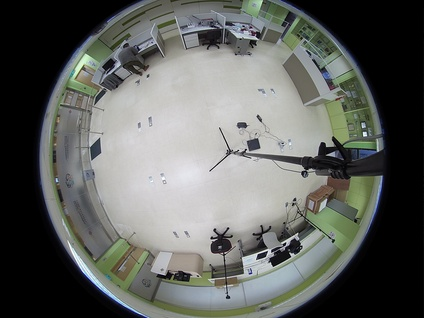
#> input picture input_images/25.jpg, 424 x 318 px, shrunk from 2560 x 1920 before the run
$ python horizontal_expansion_calibrate.py
#> lines starting #> are read from the running program, lines starting #| are printed output that depends on the picture
#> further down, image is the input picture: shape (318, 424, 3); mean B, G, R 95.4, 98.8, 96.5
### Traditional_methods/get_valid_area.py
import cv2
import numpy as np

def get_valid_area(img):
    # 设置灰度阈值
    T = 40

    # 转换为灰度图片
    img_gray = cv2.cvtColor(img, cv2.COLOR_BGR2GRAY)
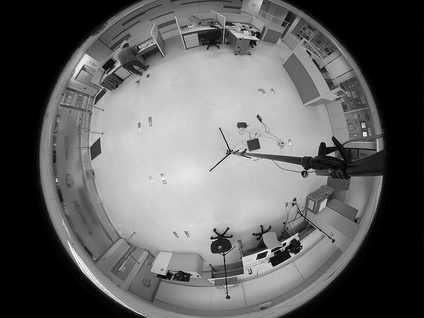
#> img_gray: shape (318, 424); min 0, max 255, mean 97.7
    # 提取原图大小
    rows, cols = img.shape[:2]
#> rows = 318; cols = 424
    print('image shape:',rows, cols)
#| image shape: 318 424


    # 从上向下扫描
    for i in range(0, rows, 1):
        for j in range(0, cols, 1):
            if img_gray[i, j] >= T:
                if img_gray[i + 1, j] >= T:
                    top = i
                    break
        else:
            continue
        break
    #print('top =', top)


    # 从下向上扫描
    for i in range(rows - 1, -1, -1):
        for j in range(0, cols, 1):
            if img_gray[i, j] >= T:
                if img_gray[i - 1, j] >= T:
                    bottom = i
                    break
        else:
            continue
        break
    #print('bottom =', bottom)


    # 从左向右扫描
    for j in range(0, cols, 1):
        for i in range(top, bottom, 1):
            if img_gray[i, j] >= T:
                if img_gray[i, j + 1] >= T:
                    left = j
                    break
        else:
            continue
        break
    #print('left =', left)


    # 从右向左扫描
    for j in range(cols - 1, -1, -1):
        for i in range(top, bottom, 1):
            if img_gray[i, j] >= T:
                if img_gray[i, j - 1] >= T:
                    right = j
                    break
        else:
            continue
        break
    #print('right =', right)


    # 计算有效区域半径
    R = max((bottom - top) / 2, (right - left) / 2)
    #print('R =', R)


    # 提取有效区域
    img_valid = img[top:int(top + 2 * R), left:int(left + 2 * R)]
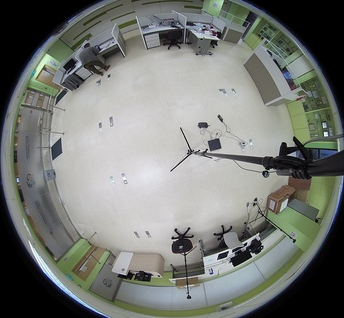
#> img_valid: shape (318, 344, 3); mean B, G, R 117.4, 121.7, 118.8
    #cv2.imwrite('./images/valid.jpg', img_valid)

    h = img_valid.shape[0]
#> h = 318
    w = img_valid.shape[1]
#> w = 344
    margin = int((w - h) / 2)
#> margin = 13

    img_valid = img_valid[:, margin:(margin + h):]
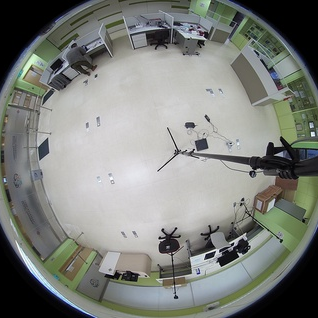
#> img_valid: shape (318, 318, 3); mean B, G, R 124.2, 128.9, 125.9
    print('cropped image shape:',img_valid.shape)
#| cropped image shape: (318, 318, 3)

    return img_valid

# [11 lines left out: function get_useful_area, not called in this run]

### Traditional_methods/horizontal_expansion_calibrate.py
import cv2
import numpy as np
from tqdm import tqdm
from get_valid_area import get_valid_area

##水平展开法
##载入任意一张原图
image=cv2.imread('../input_images/25.jpg')
##提取有效圆形区域
image=get_valid_area(image)
print(image.shape)
#| (318, 318, 3)

if image.shape[0]!=image.shape[1]:
    raise ValueError('Image width isn\'t equal to height!')
##计算mapx和mapy并保存
R=image.shape[0]//2
#> R = 159
W=int(2*np.pi*R)
#> W = 999
H=R
#> H = 159
mapx=np.zeros([H,W],dtype=np.float32)
mapy=np.zeros([H,W],dtype=np.float32)
for i in tqdm(range(mapx.shape[0])):
    for j in range(mapx.shape[1]):
        angle=j/W*np.pi*2
        radius=H-i
        mapx[i,j]=R+np.sin(angle)*radius
        mapy[i,j]=R-np.cos(angle)*radius
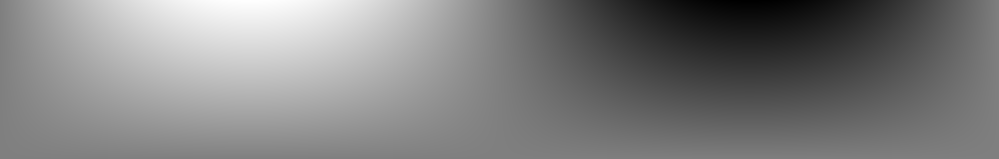
#> mapx: shape (159, 999) float32; min 0.000197, max 318, mean 159; drawn with min black and max white
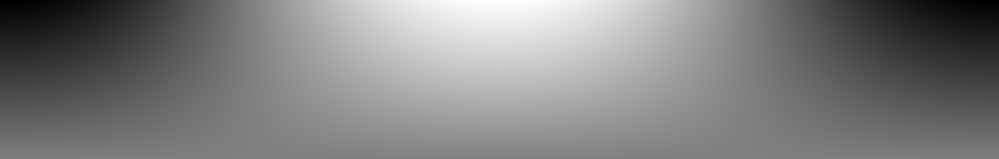
#> mapy: shape (159, 999) float32; min 0, max 318, mean 159; drawn with min black and max white
np.save('./npy/mapx2.npy',mapx)
np.save('./npy/mapy2.npy',mapy)


##载入remap矩阵和鱼眼原图，提取有效区域并做矫正
mapx=np.load('./npy/mapx2.npy')
mapy=np.load('./npy/mapy2.npy')
image=cv2.imread('../input_images/25.jpg')
image=get_valid_area(image)
#| image shape: 318 424
#| cropped image shape: (318, 318, 3)
image_remap=cv2.remap(image, mapx, mapy, interpolation=cv2.INTER_LINEAR,borderMode=cv2.BORDER_CONSTANT)
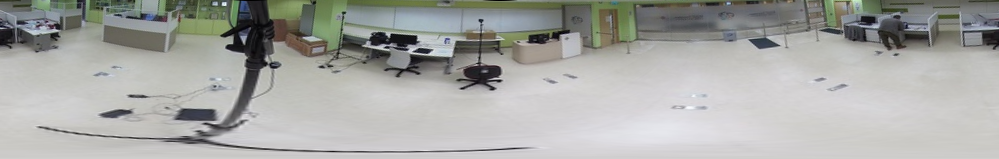
#> image_remap: shape (159, 999, 3); mean B, G, R 164.6, 168, 167
cv2.imwrite('../output_images/output_hroizontal/25.jpg',image_remap)

$ run again, with input_images/13500.jpg copied over input_images/25.jpg
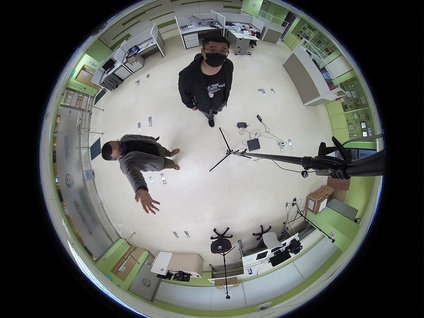
#> input picture input_images/13500.jpg, 424 x 318 px, shrunk from 2560 x 1920 before the run
#> image is the input picture: shape (318, 424, 3); mean B, G, R 91.2, 94.7, 92.4
#| image shape: 318 424
#> in get_valid_area, `img_valid = img_valid[:, margin:(margin + h):]`:
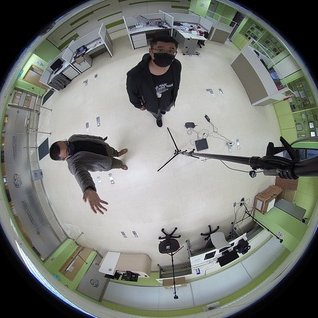
#> img_valid: shape (318, 318, 3); mean B, G, R 118.6, 123.4, 120.5
#| cropped image shape: (318, 318, 3)
#| (318, 318, 3)
#| image shape: 318 424
#| cropped image shape: (318, 318, 3)
#> `image_remap=cv2.remap(image, mapx, mapy, interpolation=cv2.INTER_LINEA..`:
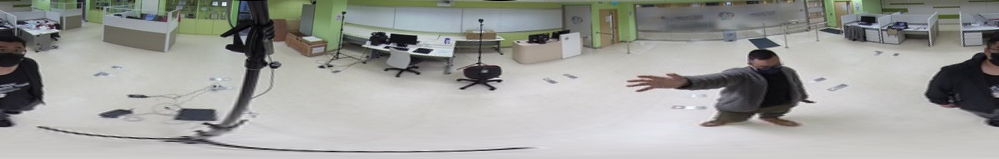
#> image_remap: shape (159, 999, 3); mean B, G, R 154.6, 157.8, 157
